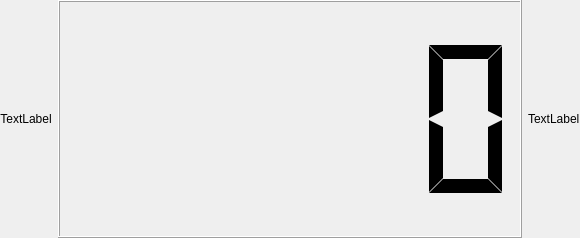
<?xml version="1.0" encoding="UTF-8"?>
<ui version="4.0">
 <class>Form</class>
 <widget class="QWidget" name="Form">
  <property name="geometry">
   <rect>
    <x>0</x>
    <y>0</y>
    <width>580</width>
    <height>238</height>
   </rect>
  </property>
  <property name="windowTitle">
   <string>Form</string>
  </property>
  <layout class="QHBoxLayout" name="horizontalLayout_2">
   <property name="leftMargin">
    <number>0</number>
   </property>
   <property name="topMargin">
    <number>0</number>
   </property>
   <property name="rightMargin">
    <number>0</number>
   </property>
   <property name="bottomMargin">
    <number>0</number>
   </property>
   <item>
    <layout class="QHBoxLayout" name="horizontalLayout">
     <item>
      <widget class="QLabel" name="label">
       <property name="sizePolicy">
        <sizepolicy hsizetype="Preferred" vsizetype="Fixed">
         <horstretch>0</horstretch>
         <verstretch>0</verstretch>
        </sizepolicy>
       </property>
       <property name="text">
        <string>TextLabel</string>
       </property>
       <property name="alignment">
        <set>Qt::AlignBottom|Qt::AlignHCenter</set>
       </property>
      </widget>
     </item>
     <item>
      <widget class="QLCDNumber" name="lcd">
       <property name="sizePolicy">
        <sizepolicy hsizetype="Expanding" vsizetype="Minimum">
         <horstretch>0</horstretch>
         <verstretch>0</verstretch>
        </sizepolicy>
       </property>
       <property name="segmentStyle">
        <enum>QLCDNumber::Flat</enum>
       </property>
      </widget>
     </item>
     <item>
      <widget class="QLabel" name="units">
       <property name="text">
        <string>TextLabel</string>
       </property>
      </widget>
     </item>
    </layout>
   </item>
  </layout>
 </widget>
 <resources/>
 <connections/>
</ui>
